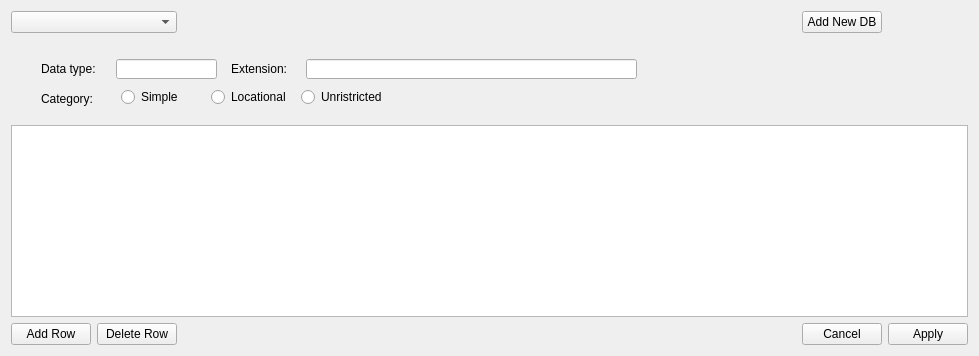
      <widget class="QWidget" name="manage_tab">
       <layout class="QGridLayout" name="gridLayout_6">
        <item row="4" column="4">
         <widget class="QPushButton" name="manage_cancel_button">
          <property name="text">
           <string>Cancel</string>
          </property>
         </widget>
        </item>
        <item row="4" column="2">
         <spacer name="horizontalSpacer">
          <property name="orientation">
           <enum>Qt::Horizontal</enum>
          </property>
          <property name="sizeHint" stdset="0">
           <size>
            <width>607</width>
            <height>20</height>
           </size>
          </property>
         </spacer>
        </item>
        <item row="4" column="5">
         <widget class="QPushButton" name="manage_apply_button">
          <property name="text">
           <string>Apply</string>
          </property>
         </widget>
        </item>
        <item row="0" column="4">
         <widget class="QPushButton" name="manage_add_new_database_button">
          <property name="text">
           <string>Add New DB</string>
          </property>
         </widget>
        </item>
        <item row="4" column="1">
         <widget class="QPushButton" name="manage_delete_row_button">
          <property name="text">
           <string>Delete Row</string>
          </property>
         </widget>
        </item>
        <item row="4" column="0">
         <widget class="QPushButton" name="manage_add_row_button">
          <property name="text">
           <string>Add Row</string>
          </property>
         </widget>
        </item>
        <item row="2" column="0" colspan="6">
         <widget class="QWidget" name="widget_3" native="true">
          <property name="minimumSize">
           <size>
            <width>0</width>
            <height>80</height>
           </size>
          </property>
          <widget class="QRadioButton" name="manage_radio_simple">
           <property name="geometry">
            <rect>
             <x>110</x>
             <y>50</y>
             <width>90</width>
             <height>16</height>
            </rect>
           </property>
           <property name="text">
            <string>Simple</string>
           </property>
          </widget>
          <widget class="QRadioButton" name="manage_radio_locational">
           <property name="geometry">
            <rect>
             <x>200</x>
             <y>50</y>
             <width>90</width>
             <height>16</height>
            </rect>
           </property>
           <property name="text">
            <string>Locational</string>
           </property>
          </widget>
          <widget class="QRadioButton" name="manage_radio_unristricted">
           <property name="geometry">
            <rect>
             <x>290</x>
             <y>50</y>
             <width>90</width>
             <height>16</height>
            </rect>
           </property>
           <property name="text">
            <string>Unristricted</string>
           </property>
          </widget>
          <widget class="QLineEdit" name="manage_data_type_edit">
           <property name="geometry">
            <rect>
             <x>105</x>
             <y>20</y>
             <width>101</width>
             <height>20</height>
            </rect>
           </property>
          </widget>
          <widget class="QLabel" name="label">
           <property name="geometry">
            <rect>
             <x>30</x>
             <y>20</y>
             <width>71</width>
             <height>20</height>
            </rect>
           </property>
           <property name="text">
            <string>Data type:</string>
           </property>
          </widget>
          <widget class="QLineEdit" name="manage_extension_edit">
           <property name="geometry">
            <rect>
             <x>295</x>
             <y>20</y>
             <width>331</width>
             <height>20</height>
            </rect>
           </property>
          </widget>
          <widget class="QLabel" name="label_2">
           <property name="geometry">
            <rect>
             <x>220</x>
             <y>20</y>
             <width>71</width>
             <height>20</height>
            </rect>
           </property>
           <property name="text">
            <string>Extension:</string>
           </property>
          </widget>
          <widget class="QLabel" name="label_3">
           <property name="geometry">
            <rect>
             <x>30</x>
             <y>50</y>
             <width>71</width>
             <height>20</height>
            </rect>
           </property>
           <property name="text">
            <string>Category:</string>
           </property>
          </widget>
         </widget>
        </item>
        <item row="0" column="0" colspan="2">
         <widget class="QComboBox" name="manage_metadata_combo"/>
        </item>
        <item row="3" column="0" colspan="6">
         <widget class="QTableWidget" name="manage_table_widget">
          <property name="dragDropMode">
           <enum>QAbstractItemView::NoDragDrop</enum>
          </property>
          <property name="selectionMode">
           <enum>QAbstractItemView::SingleSelection</enum>
          </property>
          <property name="selectionBehavior">
           <enum>QAbstractItemView::SelectRows</enum>
          </property>
         </widget>
        </item>
        <item row="0" column="2" colspan="2">
         <spacer name="horizontalSpacer_2">
          <property name="orientation">
           <enum>Qt::Horizontal</enum>
          </property>
          <property name="sizeHint" stdset="0">
           <size>
            <width>611</width>
            <height>20</height>
           </size>
          </property>
         </spacer>
        </item>
       </layout>
      </widget>
